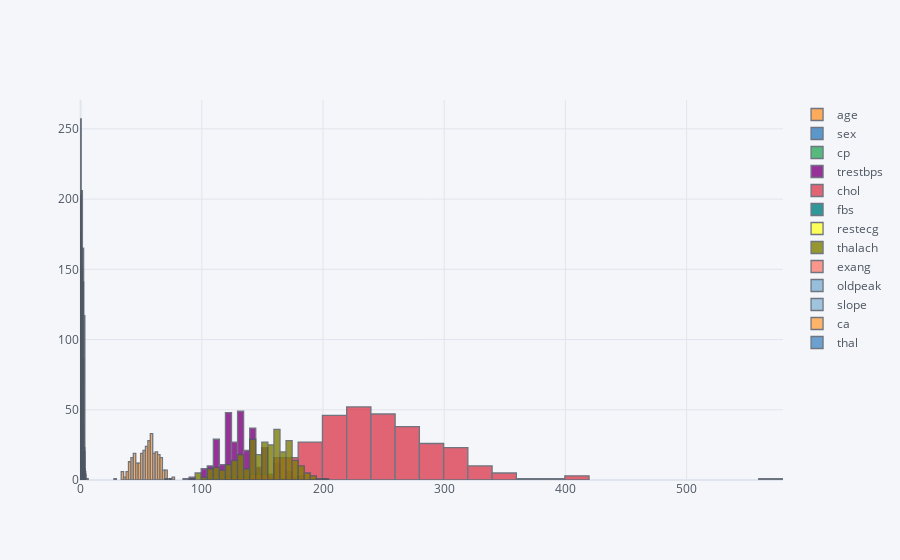

Notebook code for this chart:
### Code cell
df[numerical].iplot(kind='hist');

### Figure 1 — Plotly figure (JSON) as saved in the notebook; plotly's stock layout.template omitted (floating-point values rounded to 4 significant figures; data arrays with more than 128 entries replaced by an {"elided": "..."} marker saying what was removed)
{"data": [{"histfunc": "count", "histnorm": "", "marker": {"color": "rgba(255, 153, 51, 1.0)", "line": {"color": "#4D5663", "width": 1.3}}, "name": "age", "opacity": 0.8, "orientation": "v", "type": "histogram", "x": {"elided": "302 int values"}}, {"histfunc": "count", "histnorm": "", "marker": {"color": "rgba(55, 128, 191, 1.0)", "line": {"color": "#4D5663", "width": 1.3}}, "name": "sex", "opacity": 0.8, "orientation": "v", "type": "histogram", "x": {"elided": "302 int values"}}, {"histfunc": "count", "histnorm": "", "marker": {"color": "rgba(50, 171, 96, 1.0)", "line": {"color": "#4D5663", "width": 1.3}}, "name": "cp", "opacity": 0.8, "orientation": "v", "type": "histogram", "x": {"elided": "302 int values"}}, {"histfunc": "count", "histnorm": "", "marker": {"color": "rgba(128, 0, 128, 1.0)", "line": {"color": "#4D5663", "width": 1.3}}, "name": "trestbps", "opacity": 0.8, "orientation": "v", "type": "histogram", "x": {"elided": "302 int values"}}, {"histfunc": "count", "histnorm": "", "marker": {"color": "rgba(219, 64, 82, 1.0)", "line": {"color": "#4D5663", "width": 1.3}}, "name": "chol", "opacity": 0.8, "orientation": "v", "type": "histogram", "x": {"elided": "302 int values"}}, {"histfunc": "count", "histnorm": "", "marker": {"color": "rgba(0, 128, 128, 1.0)", "line": {"color": "#4D5663", "width": 1.3}}, "name": "fbs", "opacity": 0.8, "orientation": "v", "type": "histogram", "x": {"elided": "302 int values"}}, {"histfunc": "count", "histnorm": "", "marker": {"color": "rgba(255, 255, 51, 1.0)", "line": {"color": "#4D5663", "width": 1.3}}, "name": "restecg", "opacity": 0.8, "orientation": "v", "type": "histogram", "x": {"elided": "302 int values"}}, {"histfunc": "count", "histnorm": "", "marker": {"color": "rgba(128, 128, 0, 1.0)", "line": {"color": "#4D5663", "width": 1.3}}, "name": "thalach", "opacity": 0.8, "orientation": "v", "type": "histogram", "x": {"elided": "302 int values"}}, {"histfunc": "count", "histnorm": "", "marker": {"color": "rgba(251, 128, 114, 1.0)", "line": {"color": "#4D5663", "width": 1.3}}, "name": "exang", "opacity": 0.8, "orientation": "v", "type": "histogram", "x": {"elided": "302 int values"}}, {"histfunc": "count", "histnorm": "", "marker": {"color": "rgba(128, 177, 211, 1.0)", "line": {"color": "#4D5663", "width": 1.3}}, "name": "oldpeak", "opacity": 0.8, "orientation": "v", "type": "histogram", "x": {"elided": "302 float values"}}, {"histfunc": "count", "histnorm": "", "marker": {"color": "rgba(128, 177, 211, 0.8999999999999999)", "line": {"color": "#4D5663", "width": 1.3}}, "name": "slope", "opacity": 0.8, "orientation": "v", "type": "histogram", "x": {"elided": "302 int values"}}, {"histfunc": "count", "histnorm": "", "marker": {"color": "rgba(255, 153, 51, 0.8999999999999999)", "line": {"color": "#4D5663", "width": 1.3}}, "name": "ca", "opacity": 0.8, "orientation": "v", "type": "histogram", "x": {"elided": "302 int values"}}, {"histfunc": "count", "histnorm": "", "marker": {"color": "rgba(55, 128, 191, 0.8999999999999999)", "line": {"color": "#4D5663", "width": 1.3}}, "name": "thal", "opacity": 0.8, "orientation": "v", "type": "histogram", "x": {"elided": "302 int values"}}], "layout": {"barmode": "overlay", "legend": {"bgcolor": "#F5F6F9", "font": {"color": "#4D5663"}}, "paper_bgcolor": "#F5F6F9", "plot_bgcolor": "#F5F6F9", "title": {"font": {"color": "#4D5663"}}, "xaxis": {"gridcolor": "#E1E5ED", "showgrid": true, "tickfont": {"color": "#4D5663"}, "title": {"font": {"color": "#4D5663"}, "text": ""}, "zerolinecolor": "#E1E5ED"}, "yaxis": {"gridcolor": "#E1E5ED", "showgrid": true, "tickfont": {"color": "#4D5663"}, "title": {"font": {"color": "#4D5663"}, "text": ""}, "zerolinecolor": "#E1E5ED"}}}
